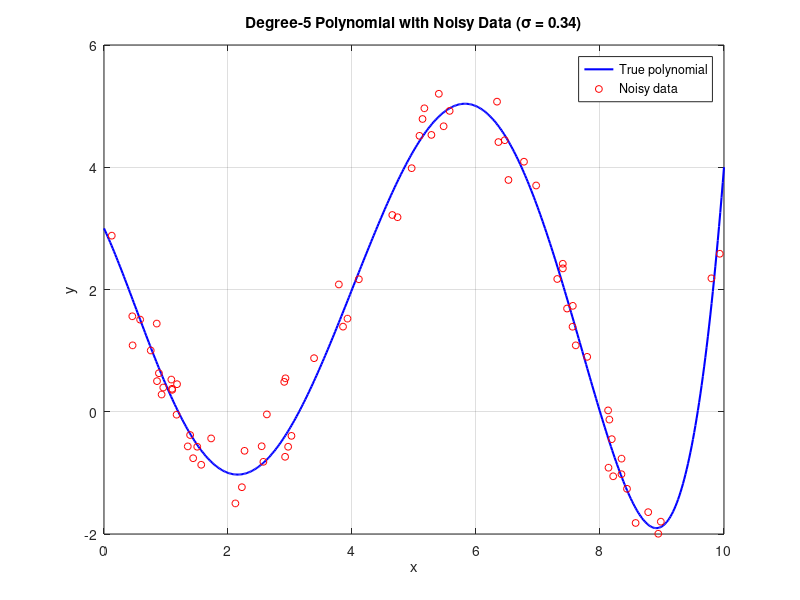

Write the MATLAB code that produced this figure.
function [poly_deg, x_vals_data, y_vals_data, c_vals] = polynomial_data_generator()
% polynomial_data_generator  Generate synthetic polynomial data with noise.
%
% Name:   David Cortes
% Date:   March 12, 2026
% Course: MATH 515 – Linear Algebra
%
% Description:
%   This function generates a data set that approximately follows a
%   polynomial of a chosen degree. It picks d+1 exact points, solves
%   for the polynomial coefficients using a linear system, then
%   generates n random points on that polynomial and adds normally
%   distributed noise. Finally it plots the result.
%
% Outputs:
%   poly_deg    – degree of the polynomial (integer, 4 <= d <= 10)
%   x_vals_data – column vector (n x 1) of randomly generated x-values
%   y_vals_data – column vector (n x 1) of y-values with added noise
%   c_vals      – column vector ((poly_deg+1) x 1) of polynomial
%                 coefficients [c_0; c_1; ... ; c_d]
%
% Usage:
%   [poly_deg, x_vals_data, y_vals_data, c_vals] = polynomial_data_generator()

%% (a) Choose a degree for the polynomial (4 <= d <= 10)
poly_deg = 5;

%% (b) Choose d+1 points and compute coefficients via a linear system
% Pick d+1 equally spaced x-values on [0, 10] as the exact data points
num_exact = poly_deg + 1;
x_exact = linspace(0, 10, num_exact)';

% Choose y-values for those points (arbitrary choices)
y_exact = [3; -1; 2; 5; 0; 4];

% Build the coefficient matrix for the linear system:
%   c_0 + c_1*x + c_2*x^2 + ... + c_d*x^d = y
% Each row corresponds to one exact data point
exact_matrix = zeros(num_exact, num_exact);
for col = 0:poly_deg
    exact_matrix(:, col + 1) = x_exact .^ col;
end

% Solve the linear system (exact fit, not least squares)
c_vals = exact_matrix \ y_exact;

%% (c) Choose the number of random data points (50 <= n <= 100)
num_points = 75;

%% (d) Randomly generate n x-values and evaluate the polynomial
% Seed the random number generator for reproducibility across runs
% using 'clock', I got this warning: 'clock' is not recommended. 
% With appropriate code changes, use 'datetime("now")! instead.
% I avoided to changed it.
rng(sum(clock), 'twister');

% Generate random x-values on the interval [0, 10]
a = 0;
b = 10;
x_vals_data = a + (b - a) * rand(num_points, 1);

% Evaluate the polynomial at those x-values using polyval
% polyval expects coefficients in descending order, so flip c_vals
y_clean = polyval(flip(c_vals), x_vals_data);

%% (e) Add normally distributed noise with mean 0 and small std dev
% Note: normrnd requires the Statistics and Machine Learning Toolbox.
% I installed it via MATLAB Add-Ons to run this code.
%
% Choose sigma proportional to the range of the clean y-values so the
% noise is large enough to be visible but small enough that the data
% still follows the shape of the polynomial.
y_range = max(y_clean) - min(y_clean);
sigma = 0.05 * y_range;
noise = normrnd(0, sigma, num_points, 1);
y_vals_data = y_clean + noise;

%% (f) Plot the noisy data points against the smooth polynomial curve
figure;

% Create a smooth curve for the polynomial
x_smooth = linspace(a, b, 500)';
y_smooth = polyval(flip(c_vals), x_smooth);

% Plot the smooth polynomial and the noisy data
plot(x_smooth, y_smooth, 'b-', 'LineWidth', 1.5); hold on;
plot(x_vals_data, y_vals_data, 'ro', 'MarkerSize', 5);
hold off;

xlabel('x');
ylabel('y');
title(sprintf('Degree-%d Polynomial with Noisy Data (\\sigma = %.2f)', ...
    poly_deg, sigma));
legend('True polynomial', 'Noisy data', 'Location', 'best');
grid on;

%% (g) Save x_vals_data, y_vals_data, and poly_deg to a .mat file
save('Cortes_data.mat', 'x_vals_data', 'y_vals_data', 'poly_deg');
fprintf('Data saved to Cortes_data.mat\n');

end
